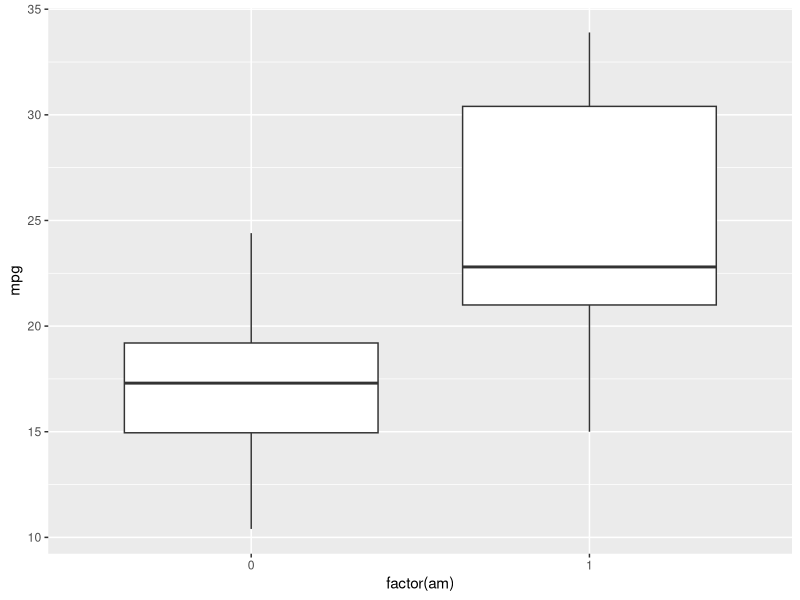

Generate this figure with R:
## ---- chunk 1
library(ggplot2)
data("mtcars")
summary(mtcars)
## ---- chunk 2
ggplot(mtcars, aes(factor(am), mpg)) + geom_boxplot()
## ---- chunk 3
median(mtcars[mtcars$am==0,]$mpg)
median(mtcars[mtcars$am==1,]$mpg)
## ---- chunk 4
fit<-lm(mpg~factor(am), mtcars)
summary(fit)
## ---- chunk 5
summary(lm(mpg~., mtcars))
## ---- chunk 6
summary(lm(mpg~factor(am)+wt, mtcars))
